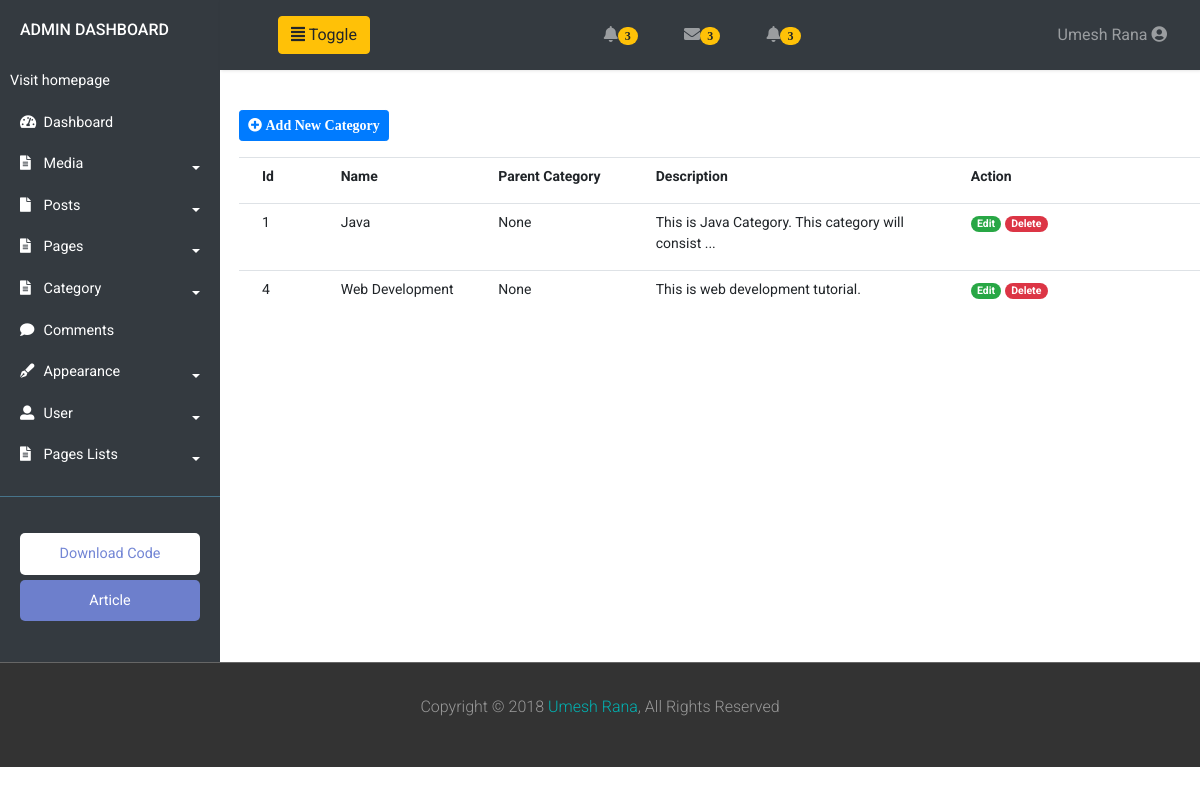
The app's page /admin-dashboard/category.php (signed in) with its own data.
### tables this page shows
CREATE TABLE `admin_registration` (
  `first_name` varchar(50) NOT NULL,
  `last_name` varchar(50) NOT NULL,
  `email` varchar(200) NOT NULL,
  `password` varchar(20) NOT NULL,
  `mobile` bigint(15) NOT NULL,
  `city` varchar(50) NOT NULL,
  `address` varchar(500) NOT NULL
);

CREATE TABLE `category` (
  `category_id` int(10) NOT NULL,
  `category_name` varchar(100) NOT NULL,
  `parent_category` varchar(100) NOT NULL,
  `description` varchar(200) NOT NULL
);

### admin-dashboard/category.php (the view, shortened to what this page needs)
<?php
include_once '../db-config/connection.php';
include_once 'header.php';
?>
<section>
		<div class="container content-section">
			<div class="row ml-1">
				<a href="add-category" class="btn btn-primary btn-sm"><i class="fas fa-plus-circle"> Add New Category</i> </a>
			</div>
			<div class="row border-top mt-3 ml-1 mt-2 p-2 font-weight-bold">
				<div class="col-xl-1 col-lg-1 col-md-2 col-sm-1 col-1"> Id </div>
				<div class="col-xl-2 col-lg-2 col-md-2 col-sm-2 col-2"> Name  </div>
				<div class="col-xl-2 col-lg-2 col-md-3 col-sm-4 col-4"> Parent Category  </div>
				<div class="col-xl-4 col-lg-4 col-md-3 col-sm-4 col-3"> Description  </div>
				<div class="col-xl-3 col-lg-3 col-md-2 col-sm-1 col-2"> Action </div>
			</div>
			<?php
				$myquery = "SELECT * FROM category";
				$data = mysqli_query($con, $myquery);
				while($row = mysqli_fetch_assoc($data)){
				?>
					<div class="row border-top ml-1 mt-2 p-2">
						<div class="col-xl-1 col-lg-1 col-md-2 col-sm-1 col-1">
							<?php echo $row['category_id'];?>
						</div>
						<div class="col-xl-2 col-lg-2 col-md-2 col-sm-2 col-2"">
							<?php echo $row['category_name'];?>
						</div>
						<div class="col-xl-2 col-lg-2 col-md-3 col-sm-4 col-4">
							<?php echo $row['parent_category'];?>
						</div>
						<div class="col-xl-4 col-lg-4 col-md-3 col-sm-4 col-3">
							<?php $description = substr($row['description'], 0, 50);
								 if(strlen($description)==50)
								 {
								 	echo $description ."...";
								 }
								 else
								 {
								 	echo $description;
								 }
							?>
						</div>
						<div class="col-xl-3 col-lg-3 col-md-2 col-sm-1 col-2">
									<a href="edit-category.php?id=<?php echo $row['category_id'];?>" class="badge badge-pill badge-success">Edit</a>
									<a id="del" href="delete-category.php?id=<?php echo $row['category_id'];?> " class="badge badge-pill badge-danger" onclick="return confirm('Do you want to delete?');">Delete</a>
						</div>
					</div>
				<?php
				}
				?>
</div>
</section>
<?php include_once 'footer.php';

### admin-dashboard/header.php (shortened to what this page needs)
<?php
include_once('../db-config/connection.php');
$user = $_SESSION['user'];
$query = "SELECT * FROM admin_registration WHERE email = '$user' ";
$data = mysqli_query($con, $query);
$row = mysqli_fetch_assoc($data);
$name = $row['first_name'] . " " . $row['last_name'];
?>
<!DOCTYPE html>
<html>
<head>
	<link rel="stylesheet" type="text/css" href="css/bootstrap.min.css">
	<link rel="stylesheet" type="text/css" href="fontawesome/css/all.min.css">
	<link rel="stylesheet" type="text/css" href="style/customstyle34.css">
	<link rel="stylesheet" type="text/css" href="style/contentstyle.css">
</head>
<body>
	<div class="wrapper">
		<nav id="sidebar">
			<div class="sidebar-header">
				<h6 class="text-uppercase" style="position: fixed;"> Admin Dashboard </h6>
			</div>
			<ul class="list-unstyled components">
				<li>
					<a href="../index.php" target="_blank">Visit homepage</a>
				</li>
				<li>
					<a href="#homeSubmenu">
					<span class="icon-area">
						<i class="fas fa-tachometer-alt"></i>
					</span>Dashboard </a>
				</li>
				<li>
					<a href="#media" data-toggle="collapse" aria-expanded="false" class="dropdown-toggle">
						<span class="icon-area">
							<i class="fas fa-file-alt"> </i>
						</span>
					Media </a>
				</li>
				<li>
					<a href="#homeSubmenu1" data-toggle="collapse" aria-expanded="false" class="dropdown-toggle">
					<span class="icon-area"><i class="fas fa-file"></i></span> Posts </a>
				</li>
				<li>
					<a href="#comments" data-toggle="collapse" aria-expanded="false" class="dropdown-toggle">
						<span class="icon-area">
							<i class="fas fa-file-alt"> </i>
						</span>
					Pages </a>
				</li>
				<li>
					<a href="#category" data-toggle="collapse" aria-expanded="false" class="dropdown-toggle">
						<span class="icon-area">
							<i class="fas fa-file-alt"> </i>
						</span>
					Category </a>
				</li>
				<li>
					<a href="#"><span class="icon-area"><i class="fas fa-comment"> </i></span> Comments </a>
				</li>
				<li>
					<a href="#appearance" data-toggle="collapse" aria-expanded="false" class="dropdown-toggle">
						<span class="icon-area">
							<i class="fas fa-pen-fancy"> </i>
						</span>
					Appearance </a>
				</li>
				<li>
					<a href="#user" data-toggle="collapse" aria-expanded="false" class="dropdown-toggle">
						<span class="icon-area">
							<i class="fas fa-user-alt"> </i>
						</span>
					User </a>
				</li>
				<li>
					<a href="#dummy" data-toggle="collapse" aria-expanded="false" class="dropdown-toggle">
						<span class="icon-area">
							<i class="fas fa-file-alt"> </i>
						</span>
					Pages Lists</a>
				</li>
			</ul>
			<ul class="list-unstyled CTAs">
				<li>
					<a href="#" class="download">Download Code </a>
				</li>
				<li>
					<a href="#" class="article">Article </a>
				</li>
			</ul>
		</nav>
		<div class="content" style="z-index: 999;">
			<nav class="navbar navbar-expand-lg navbar-dark bg-dark sticky-top" >
				<button type="button" id="sidebarCollapse" class="btn btn-warning ml-5">
					<i class="fas fa-align-justify"> </i>
					<span>Toggle</span>
				</button>
				  <div class="collapse navbar-collapse" id="navbarNav">
				    <ul class="navbar-nav ml-auto text-right">
				         <li class="nav-item dropdown">
					        <a class="nav-link" href="#" id="navbarDropdown" role="button" data-toggle="dropdown" aria-haspopup="true" aria-expanded="false">
					          <i class="fas fa-bell"><span class="badge badge-pill badge-warning">3</span></i>
					        </a>
					      </li>
					      <li class="nav-item dropdown">
					        <a class="nav-link" href="#" id="navbarDropdown" role="button" data-toggle="dropdown" aria-haspopup="true" aria-expanded="false">
					          <i class="fas fa-envelope"><span class="badge badge-pill badge-warning">3</span></i>
					        </a>
					      </li>
					      <li class="nav-item dropdown">
					        <a class="nav-link" href="#" id="navbarDropdown" role="button" data-toggle="dropdown" aria-haspopup="true" aria-expanded="false">
					          <i class="fas fa-bell"><span class="badge badge-pill badge-warning">3</span></i>
					        </a>
					      </li>
				    </ul>
				     <ul class="navbar-nav ml-auto text-right">
				         <li class="nav-item dropdown">
					        <a class="nav-link" href="#" id="navbarDropdown" role="button" data-toggle="dropdown" aria-haspopup="true" aria-expanded="false"><?php echo $name; ?>
					         <span><i class="fas fa-user-circle"></i></span>
					        </a>
					      </li>
				  </div>
</nav>

### admin-dashboard/style/customstyle34.css (style rules this page uses)
body { font-family: 'Roboto', sans-serif; background-color: #fff; }
a, a:hover, a:focus { color: inherit; text-decoration: none; transition: all 0.3s; }
.content { width: 107%; }
.navbar { padding: 15px 10px; background: #333; border: none; border-radius: 0; margin-bottom: 40px; box-shadow: 1px 1px 3px rgba(0, 0, 0, 0.1); }
.icon-area { padding: 0 10px; }
.icon-area .fas { width: 10px; }
.wrapper { display: flex; width: 100%; align-items: stretch; }
#sidebar { min-width: 220px; max-width: 220px; background: #343a40 !important; color: #fff; transition: all 0.3s; }
#sidebar .sidebar-header { padding: 20px; background: #343a40 !important; }
#sidebar ul.components { padding: 20px 0px; border-bottom: 1px solid #47748b; }
#sidebar ul li a { padding: 10px; font-size: 0.9em; display: block; }
a[data-toggle="collapse"] { position: relative; }
.dropdown-toggle:after { display: block; position: absolute; top: 60%; right: 20px; transform: translateY(-50%); }
ul.CTAs { padding: 20px; }
ul.CTAs a { text-align: center; font-size: 0.9em !important; display: block; border-radius: 5px; margin-bottom: 5px; }
a.download { background: #fff; color: #7386D5; }
a.article, a.article:hover { background: #6d7fcc !important; color: #fff !important; }
.nav-item { margin: 0px 15px; }

### admin-dashboard/category.php (style rules this page uses)
.row { font-size: 14px; }

### records on screen
admin_registration: name "Umesh Rana"
category: category_id "1", category_name "Java", parent_category "None", description "This is Java Category. This category will consist"
category: category_id "4", category_name "Web Development", parent_category "None", description "This is web development tutorial."
